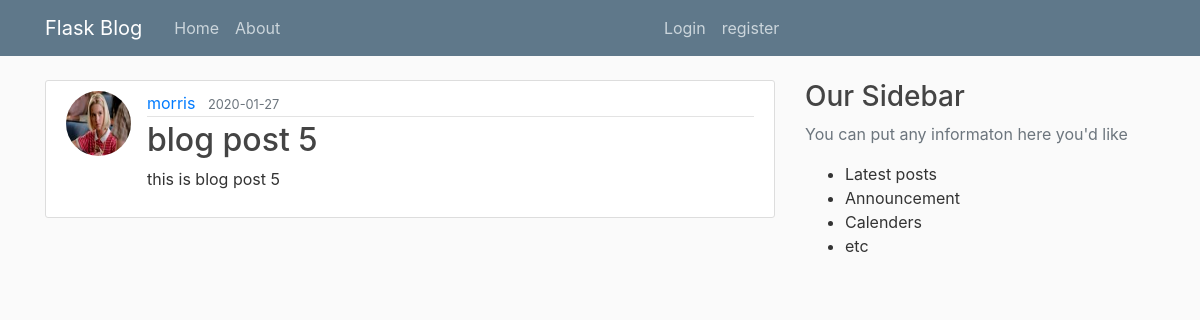
Page /post/7 on the committed database.
### flaskblog/models.py (models this page shows, shortened)
class User(db.Model , UserMixin):
    id = db.Column(db.Integer,primary_key=True)
    username = db.Column(db.String(20),unique=True,nullable=False)
    email = db.Column(db.String(120),unique=True,nullable=False)
    image_file = db.Column(db.String(20),nullable=False,default='default.jpg')
    password = db.Column(db.String(60) , nullable=False)
    posts = db.relationship('Post', backref='author', lazy=True)

class Post(db.Model):
    id = db.Column(db.Integer, primary_key=True)
    title  = db.Column(db.String(20), nullable=False)
    date_posted = db.Column(db.DateTime, nullable=False, default=datetime.utcnow)
    content = db.Column(db.Text, nullable=False)
    user_id = db.Column(db.Integer,db.ForeignKey('user.id'), nullable=False)

### flaskblog/routes.py (the view)
@app.route('/post/<int:post_id>')
def post(post_id):
    post  = Post.query.get_or_404(post_id)
    return render_template('post.html', title = post.title, post=post)

### flaskblog/templates/post.html (shortened to what this page needs)
{% extends 'layout.html' %}
{% block content %}
       <article class="media content-section">
        <img src="{{url_for('static',filename='profile_Pics/' + post.author.image_file)}}" alt="" class="rounded-circle article-img">
        <div class="media-body">
          <div class="article-metadata">
            <a class="mr-2" href="{{url_for('user_posts',username=post.author.username )}}">{{ post.author.username }}</a>
            <small class="text-muted">{{ post.date_posted.strftime('%Y-%m-%d') }}</small>
          </div>
          <h2 class="article-title">{{ post.title }}</h2>
          <p class="article-content">{{ post.content }}</p>
        </div>
      </article>
 {% endblock content %}

### flaskblog/static/main.css (style rules this page uses)
body { background: #fafafa; color: #333333; margin-top: 5rem; }
h1, h2, h3, h4, h5, h6 { color: #444444; }
.content-section { background: #ffffff; padding: 10px 20px; border: 1px solid #dddddd; border-radius: 3px; margin-bottom: 20px; }
.article-title { color: #444444; }
.article-content { white-space: pre-line; }
.article-img { height: 65px; width: 65px; margin-right: 16px; }
.article-metadata { padding-bottom: 1px; margin-bottom: 4px; border-bottom: 1px solid #e3e3e3 }

### rows in the picture
User: image_file (picture), author.username "morris"
Post: date_posted "2020-01-27", title "blog post 5", content "this is blog post 5"
